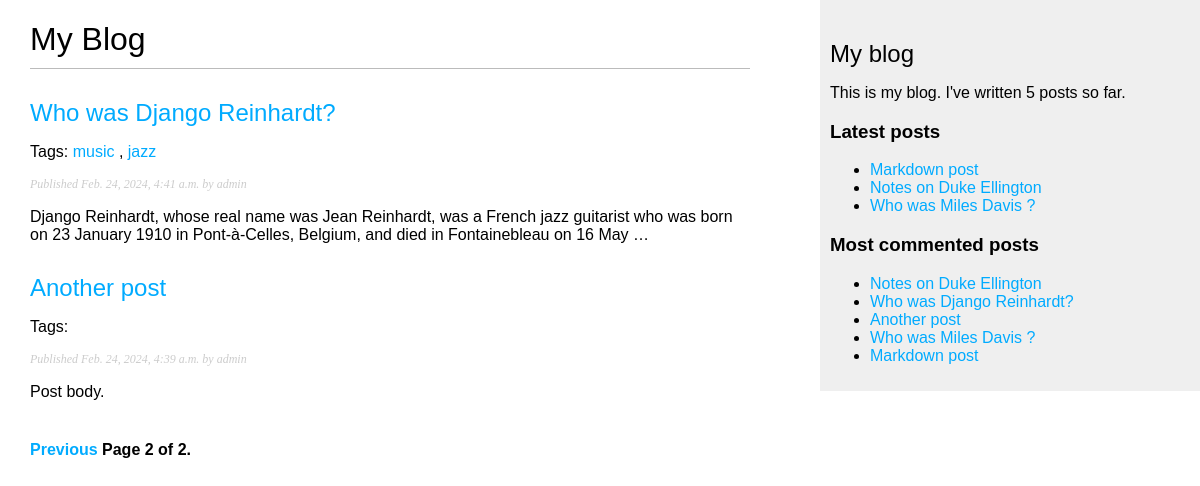
Screenshot of /blog/?page=2 with the database file from the repository.
### blog/models.py (models this page shows, shortened)
class Post(models.Model):
    class Status(models.TextChoices):
        DRAFT = 'DF', 'Draft'
        PUBLISHED = 'PB', 'Published'
    title = models.CharField(max_length=250)
    slug = models.SlugField(max_length=250,
                            unique_for_date='publish')
    author = models.ForeignKey(User,
                               on_delete=models.CASCADE,
                               related_name='blog_posts')
    body = models.TextField()
    publish = models.DateTimeField(default=timezone.now)
    created = models.DateTimeField(auto_now_add=True)
    updated = models.DateTimeField(auto_now=True)
    status = models.CharField(max_length=2,
                              choices=Status.choices,
                              default=Status.DRAFT)
    objects = models.Manager()  # The default manager.
    published = PublishedManager()  # Our custom manager.
    tags = TaggableManager()
    class Meta:
        ordering = ['-publish']
        indexes = [
            models.Index(fields=['-publish']),
        ]
    def get_absolute_url(self):
        return reverse('blog:post_detail',
                       args=[self.publish.year,
                             self.publish.month,
                             self.publish.day,
                             self.slug])

### blog/views.py (the view)
# urls.py: path('', views.post_list, name='post_list'),
def post_list(request, tag_slug=None):
    post_list = Post.published.all()
    tag = None
    if tag_slug:
        tag = get_object_or_404(Tag, slug=tag_slug)
        post_list = post_list.filter(tags__in=[tag])
    paginator = Paginator(post_list, 3)
    page_number = request.GET.get('page', 1)
    try:
        posts = paginator.page(page_number)
    except PageNotAnInteger:
        posts = paginator.page(1)
    except EmptyPage:
        posts = paginator.page(paginator.num_pages)
    return render(request,
                  'blog/post/list.html',
                  {'posts': posts,
                   'tag': tag})

### blog/models.py (called while the page is built)
    def get_queryset(self):
        return super().get_queryset()\
                      .filter(status=Post.Status.PUBLISHED)

### blog/templatetags/blog_tags.py (called while the page is built)
@register.simple_tag
def total_posts():
    return Post.published.count()

@register.inclusion_tag('blog/post/latest_posts.html')
def show_latest_posts(count=5):
    latest_posts = Post.published.order_by('-publish')[:count]
    return {'latest_posts': latest_posts}

@register.simple_tag
def get_most_commented_posts(count=5):
    return Post.published.annotate(
        total_comments=Count('comments')
    ).order_by('-total_comments')[:count]

@register.filter(name='markdown')
def markdown_format(text):
    return mark_safe(markdown.markdown(text))

### blog/templates/blog/post/list.html (shortened to what this page needs)
{% extends "blog/base.html" %}
{% load blog_tags %}
{% block content %}
  <h1>My Blog</h1>
  {% for post in posts %}
    <h2>
      <a href="{{ post.get_absolute_url }}">
        {{ post.title }}
      </a>
    </h2>
    <p class="tags">
      Tags:
      {% for tag in post.tags.all %}
        <a href="{% url "blog:post_list_by_tag" tag.slug %}">
          {{ tag.name }}
        </a>
        {% if not forloop.last %}, {% endif %}
      {% endfor %}
    </p>
    <p class="date">
      Published {{ post.publish }} by {{ post.author }}
    </p>
    {{ post.body|markdown|truncatewords_html:30 }}
  {% endfor %}
  {% include "pagination.html" with page=posts %}
{% endblock %}

### blog/templates/blog/base.html (shortened to what this page needs)
{% load blog_tags %}
{% load static %}
<!DOCTYPE html>
<html>
<head>
  <link href="{% static "css/blog.css" %}" rel="stylesheet">
</head>
<body>
  <div id="content">
    {% block content %}
    {% endblock %}
  </div>
  <div id="sidebar">
    <h2>My blog</h2>
    <p>
      This is my blog.
      I've written {% total_posts %} posts so far.
    </p>
    <h3>Latest posts</h3>
    {% show_latest_posts 3 %}
    <h3>Most commented posts</h3>
    {% get_most_commented_posts as most_commented_posts %}
    <ul>
      {% for post in most_commented_posts %}
        <li>
          <a href="{{ post.get_absolute_url }}">{{ post.title }}</a>
        </li>
      {% endfor %}
    </ul>
  </div>
</body>
</html>

### blog/templates/blog/post/latest_posts.html
<ul>
  {% for post in latest_posts %}
    <li>
      <a href="{{ post.get_absolute_url }}">{{ post.title }}</a>
    </li>
  {% endfor %}
</ul>

### blog/static/css/blog.css (style rules this page uses)
body { margin:0; padding:0; font-family:helvetica, sans-serif; }
a { color:#00abff; text-decoration:none; }
h1 { font-weight:normal; border-bottom:1px solid #bbb; padding:0 0 10px 0; }
h2 { font-weight:normal; margin:30px 0 0; }
#content { float:left; width:60%; padding:0 0 0 30px; }
#sidebar { float:right; width:30%; padding:10px; background:#efefef; height:100%; }
p.date { color:#ccc; font-family: georgia, serif; font-size: 12px; font-style: italic; }

### rows the page displays
Post: title "Who was Django Reinhardt?", publish "Feb. 24, 2024, 4:41 a.m.", author "admin", body "Django Reinhardt, whose real name was Jean Reinhardt, was a French jazz guitarist who was born on 23 January 1910 in Pont-à-Celles, Belgium, and died in Fontainebleau on 16 May …"
Tag: name "music"
Tag: name "jazz"
Post: title "Another post", publish "Feb. 24, 2024, 4:39 a.m.", author "admin", body "Post body."
Post: title "Markdown post"
Post: title "Notes on Duke Ellington"
Post: title "Who was Miles Davis ?"

### other values shown
{{ page.number }} "2"
{{ page.paginator.num_pages }} "2"
